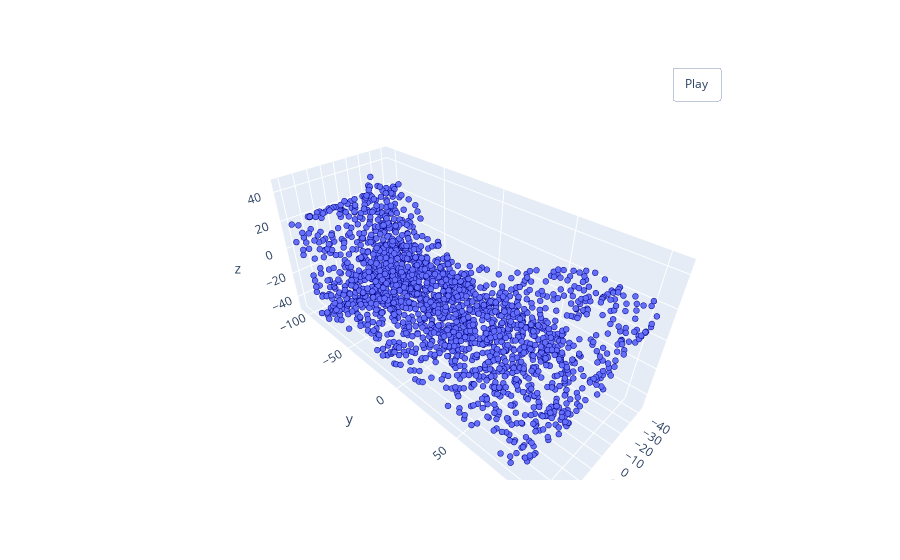

Notebook source saved alongside this figure:
### Code cell
pointcloud = PointSampler(2048)((verts, faces))
pcshow(*pointcloud.T,c ='navy')

### Figure 1 — Plotly figure (JSON) as saved in the notebook; plotly's stock layout.template omitted (floating-point values rounded to 4 significant figures; data arrays with more than 128 entries replaced by an {"elided": "..."} marker saying what was removed)
{"data": [{"marker": {"line": {"color": "navy", "width": 1}, "size": 2}, "mode": "markers", "type": "scatter3d", "x": {"elided": "2048 float values"}, "y": {"elided": "2048 float values"}, "z": {"elided": "2048 float values"}}], "layout": {"updatemenus": [{"buttons": [{"args": [null, {"frame": {"duration": 50, "redraw": true}, "fromcurrent": true, "mode": "immediate", "transition": {"duration": 0}}], "label": "Play", "method": "animate"}], "pad": {"r": 10, "t": 45}, "showactive": false, "type": "buttons", "x": 0.8, "xanchor": "left", "y": 1, "yanchor": "bottom"}]}}
